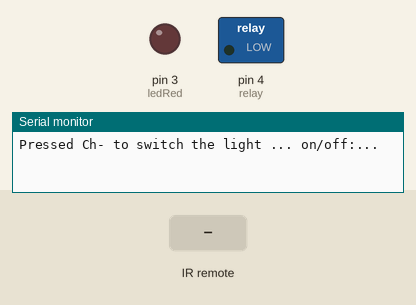
Simulated run of this sketch. Board: Arduino Uno, built with avr-gcc and run on an emulated ATmega328P. Parts: switched loads named in the sketch (green lamp = pin HIGH), output pins drawn as LEDs (lit = HIGH), the last lines printed to the serial monitor. The test bench sets the inputs (shaded band).

Above: at 1.2 s.
1.3 s: infrared code 0xFFA25D received
At 2.3 s:
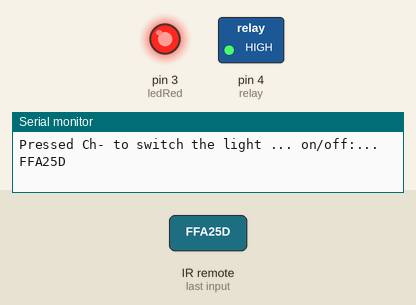
Timing chart, 0 to 4.3 s (numbered marks = the images above; inputs shaded):
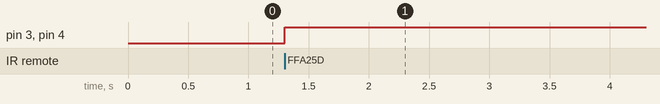

The sketch:

remotePRoj.ino
```cpp
/*monaja remote control project 17/11/2017*/

#include <IRremote.h>
const int recevPin = 2;
const int relay = 4;
const int ledRed = 3;
bool State = LOW;

IRrecv switchLite(recevPin);
decode_results results;
void setup() {
  pinMode(recevPin,INPUT);
  pinMode(relay,OUTPUT);
  pinMode(ledRed,OUTPUT);
  switchLite.enableIRIn();

  Serial.begin(9600);
  Serial.println("Pressed Ch- to switch the light ... on/off:...");
}

void loop() {

  if(switchLite.decode(&results)){
    Serial.println(results.value, HEX);
    if(results.value == 0xFFA25D){
       if(State == LOW){
          State = HIGH;
          digitalWrite(relay,State);
          digitalWrite(ledRed,State);
        }else{
          State = LOW;
          digitalWrite(relay,State);
          digitalWrite(ledRed,LOW);
        }
    }else{
      Serial.println(results.value,HEX);
    }
    delay(200);
    switchLite.resume();
  }

}
```

Measured:
- after the input at 1.3 s, pin 3 (ledRed), pin 4 (relay): LOW → HIGH at once
